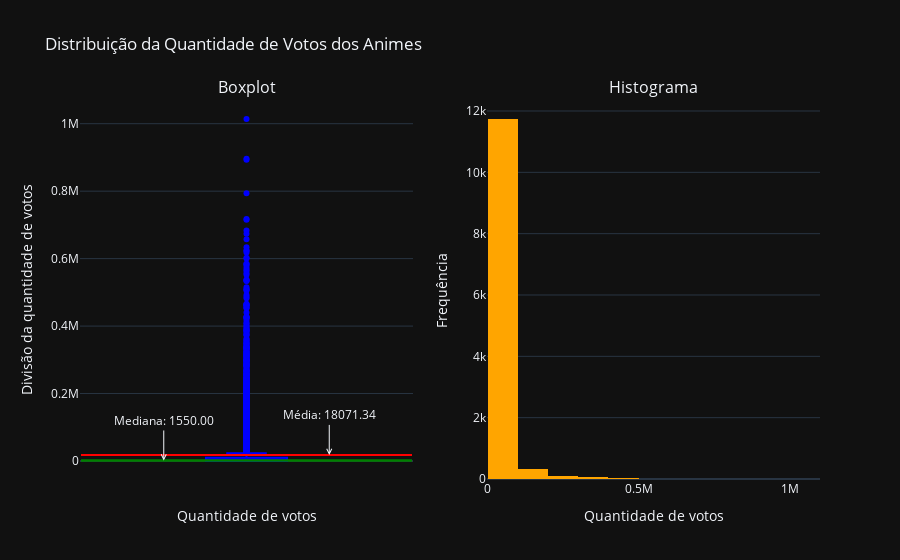

The code cell stored with this chart in its notebook:
### Markdown cell above
## Análise embasada no número de votos

### Code cell
media_contagem_votos = df['contagem_de_votos'].mean()           #Calcula a média da contagem de votos
mediana_contagem_votos = df['contagem_de_votos'].median()       #Calcula a mediana da contagem de votos

#Criando os subplots
fig = make_subplots(rows=1, cols=2, subplot_titles=['Boxplot', 'Histograma'])
#Criando o gráfico de caixa
fig.add_trace(go.Box(y=df['contagem_de_votos'], name=' ',
                     marker=dict(color='blue')), row=1, col=1)
fig.add_shape(type='line', x0=-1, x1=1, y0=media_contagem_votos, y1=media_contagem_votos,
              line=dict(color='red', width=2), row=1, col=1)
fig.add_shape(type='line', x0=-1, x1=1, y0=mediana_contagem_votos, y1=mediana_contagem_votos,
              line=dict(color='green', width=2), row=1, col=1)
#Criando o Histograma
fig.add_trace(go.Histogram(x=df['contagem_de_votos'], marker=dict(color='orange'),
                           nbinsx=20), row=1, col=2)
fig.add_shape(type='line', x0=media_contagem_votos, x1=media_contagem_votos, y0=0, y1=1,
              line=dict(color='red', width=2), row=1, col=2)
fig.add_shape(type='line', x0=mediana_contagem_votos, x1=mediana_contagem_votos, y0=0, y1=1,
              line=dict(color='green', width=2), row=1, col=2)

#Renomeando os eixos
fig.update_xaxes(title_text='Quantidade de votos', row=1, col=1)
fig.update_yaxes(title_text='Divisão da quantidade de votos', row=1, col=1)
fig.update_xaxes(title_text='Quantidade de votos', row=1, col=2)
fig.update_yaxes(title_text='Frequência', row=1, col=2)

#Configuração da figura
fig.update_layout(title_text='Distribuição da Quantidade de Votos dos Animes', template='plotly_dark', showlegend=False)
fig.add_shape(type='line',
              x0=-1, x1=1, y0=media_contagem_votos, y1=media_contagem_votos,
              line=dict(color='red', width=2))
fig.add_shape(type='line',
              x0=-1, x1=1, y0=mediana_contagem_votos, y1=mediana_contagem_votos,
              line=dict(color='green', width=2))
fig.add_annotation(x=0.5, y=media_contagem_votos, text=f'Média: {media_contagem_votos:.2f}',
                   showarrow=True, arrowhead=5, ax=0, ay=-40)
fig.add_annotation(x=-0.5, y=mediana_contagem_votos, text=f'Mediana: {mediana_contagem_votos:.2f}',
                   showarrow=True, arrowhead=5, ax=0, ay=-40)

# Exibe o gráfico
fig.show()

### Figure 1 — Plotly figure (JSON) as saved in the notebook; plotly's stock layout.template omitted (floating-point values rounded to 4 significant figures; data arrays with more than 128 entries replaced by an {"elided": "..."} marker saying what was removed)
{"data": [{"marker": {"color": "blue"}, "name": " ", "type": "box", "xaxis": "x", "y": {"elided": "12294 int values"}, "yaxis": "y"}, {"marker": {"color": "orange"}, "nbinsx": 20, "type": "histogram", "x": {"elided": "12294 int values"}, "xaxis": "x2", "yaxis": "y2"}], "layout": {"annotations": [{"font": {"size": 16}, "showarrow": false, "text": "Boxplot", "x": 0.225, "xanchor": "center", "xref": "paper", "y": 1, "yanchor": "bottom", "yref": "paper"}, {"font": {"size": 16}, "showarrow": false, "text": "Histograma", "x": 0.775, "xanchor": "center", "xref": "paper", "y": 1, "yanchor": "bottom", "yref": "paper"}, {"arrowhead": 5, "ax": 0, "ay": -40, "showarrow": true, "text": "Média: 18071.34", "x": 0.5, "y": 18070.0}, {"arrowhead": 5, "ax": 0, "ay": -40, "showarrow": true, "text": "Mediana: 1550.00", "x": -0.5, "y": 1550}], "shapes": [{"line": {"color": "red", "width": 2}, "type": "line", "x0": -1, "x1": 1, "xref": "x", "y0": 18070.0, "y1": 18070.0, "yref": "y"}, {"line": {"color": "green", "width": 2}, "type": "line", "x0": -1, "x1": 1, "xref": "x", "y0": 1550, "y1": 1550, "yref": "y"}, {"line": {"color": "red", "width": 2}, "type": "line", "x0": 18070.0, "x1": 18070.0, "xref": "x2", "y0": 0, "y1": 1, "yref": "y2"}, {"line": {"color": "green", "width": 2}, "type": "line", "x0": 1550, "x1": 1550, "xref": "x2", "y0": 0, "y1": 1, "yref": "y2"}, {"line": {"color": "red", "width": 2}, "type": "line", "x0": -1, "x1": 1, "y0": 18070.0, "y1": 18070.0}, {"line": {"color": "green", "width": 2}, "type": "line", "x0": -1, "x1": 1, "y0": 1550, "y1": 1550}], "showlegend": false, "title": {"text": "Distribuição da Quantidade de Votos dos Animes"}, "xaxis": {"anchor": "y", "domain": [0, 0.45], "title": {"text": "Quantidade de votos"}}, "xaxis2": {"anchor": "y2", "domain": [0.55, 1], "title": {"text": "Quantidade de votos"}}, "yaxis": {"anchor": "x", "domain": [0, 1], "title": {"text": "Divisão da quantidade de votos"}}, "yaxis2": {"anchor": "x2", "domain": [0, 1], "title": {"text": "Frequência"}}}}
